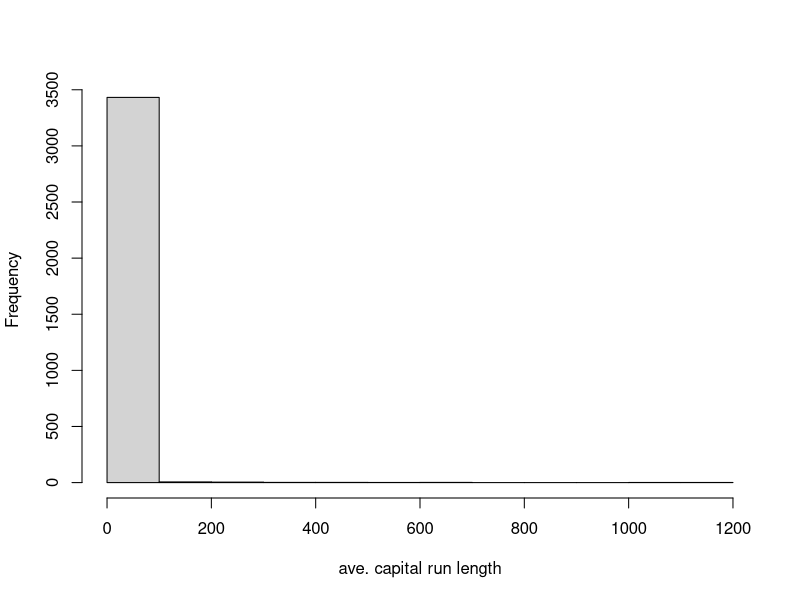
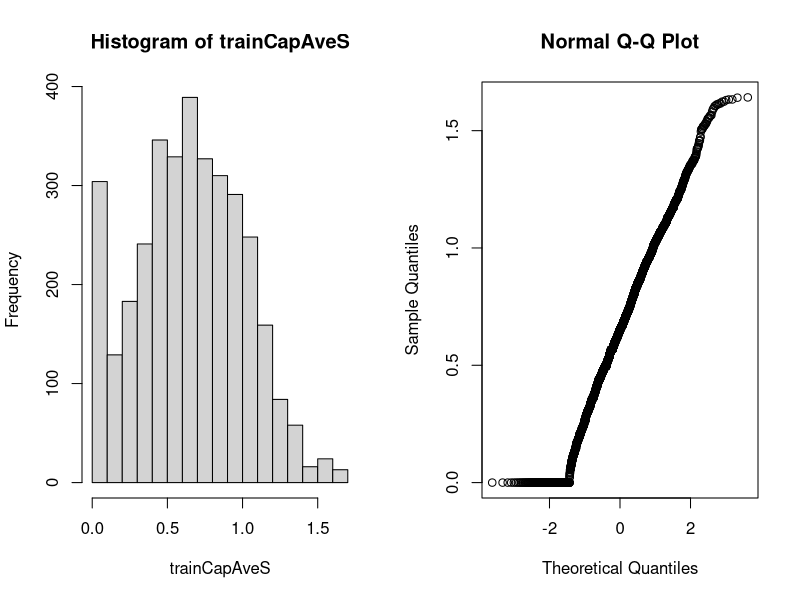

Write R code to recreate these figures, in order.
## ---- chunk 1
library(caret); library(kernlab); data(spam)
inTrain <- createDataPartition(y=spam$type,
                              p=0.75, list=FALSE)
training <- spam[inTrain,]
testing <- spam[-inTrain,]
hist(training$capitalAve,main="",xlab="ave. capital run length")
## ---- chunk 2
mean(training$capitalAve)
sd(training$capitalAve)
## ---- chunk 3
trainCapAve <- training$capitalAve
trainCapAveS <- (trainCapAve  - mean(trainCapAve))/sd(trainCapAve) 
mean(trainCapAveS)
sd(trainCapAveS)
## ---- chunk 4
testCapAve <- testing$capitalAve
testCapAveS <- (testCapAve  - mean(trainCapAve))/sd(trainCapAve) 
mean(testCapAveS)
sd(testCapAveS)
## ---- chunk 5
preObj <- preProcess(training[,-58],method=c("center","scale"))
trainCapAveS <- predict(preObj,training[,-58])$capitalAve
mean(trainCapAveS)
sd(trainCapAveS)
## ---- chunk 6
testCapAveS <- predict(preObj,testing[,-58])$capitalAve
mean(testCapAveS)
sd(testCapAveS)
## ---- chunk 7
set.seed(32343)
modelFit <- train(type ~.,data=training,
                  preProcess=c("center","scale"),method="glm")
modelFit
## ---- chunk 8
preObj <- preProcess(training[,-58],method=c("BoxCox"))
trainCapAveS <- predict(preObj,training[,-58])$capitalAve
par(mfrow=c(1,2)); hist(trainCapAveS); qqnorm(trainCapAveS)
## ---- chunk 9
set.seed(13343)

# Make some values NA
training$capAve <- training$capitalAve
selectNA <- rbinom(dim(training)[1],size=1,prob=0.05)==1
training$capAve[selectNA] <- NA

# Impute and standardize
preObj <- preProcess(training[,-58],method="knnImpute")
capAve <- predict(preObj,training[,-58])$capAve

# Standardize true values
capAveTruth <- training$capitalAve
capAveTruth <- (capAveTruth-mean(capAveTruth))/sd(capAveTruth)
## ---- chunk 10
quantile(capAve - capAveTruth)
quantile((capAve - capAveTruth)[selectNA])
quantile((capAve - capAveTruth)[!selectNA])
